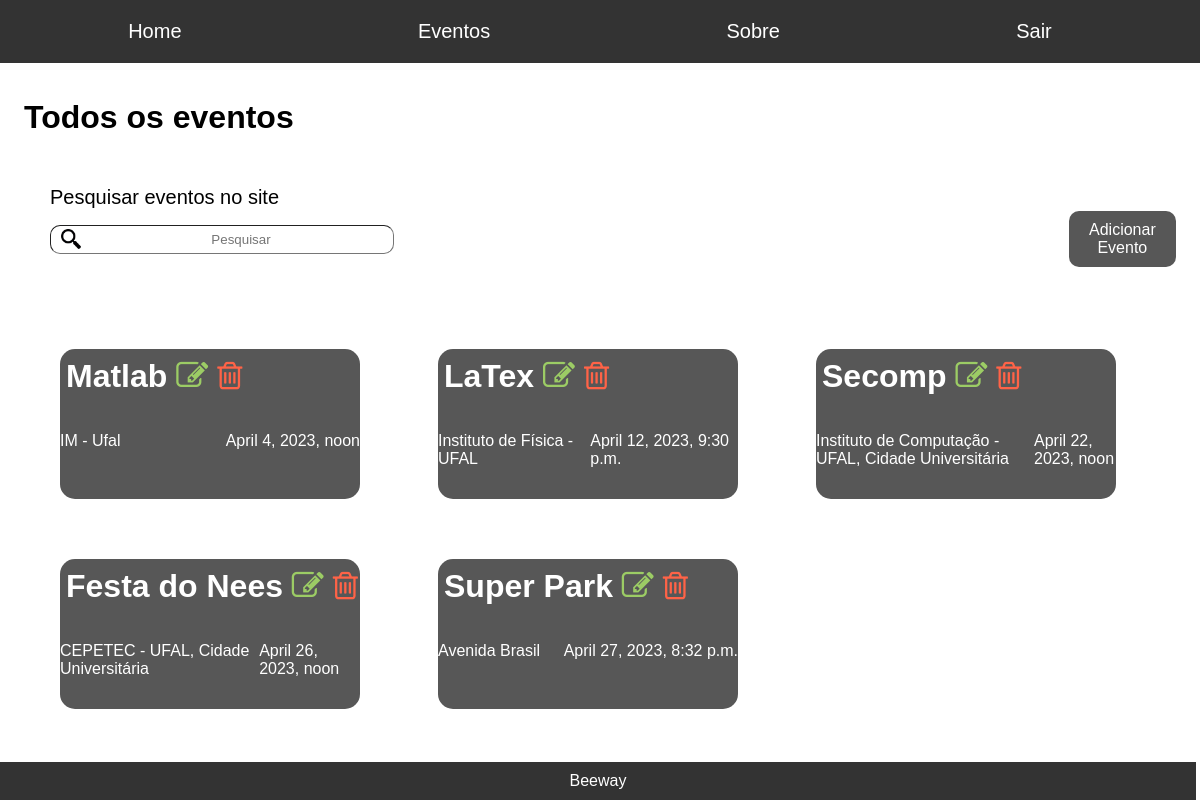
The app's page /administrador/todos.eventos (signed in), older data.
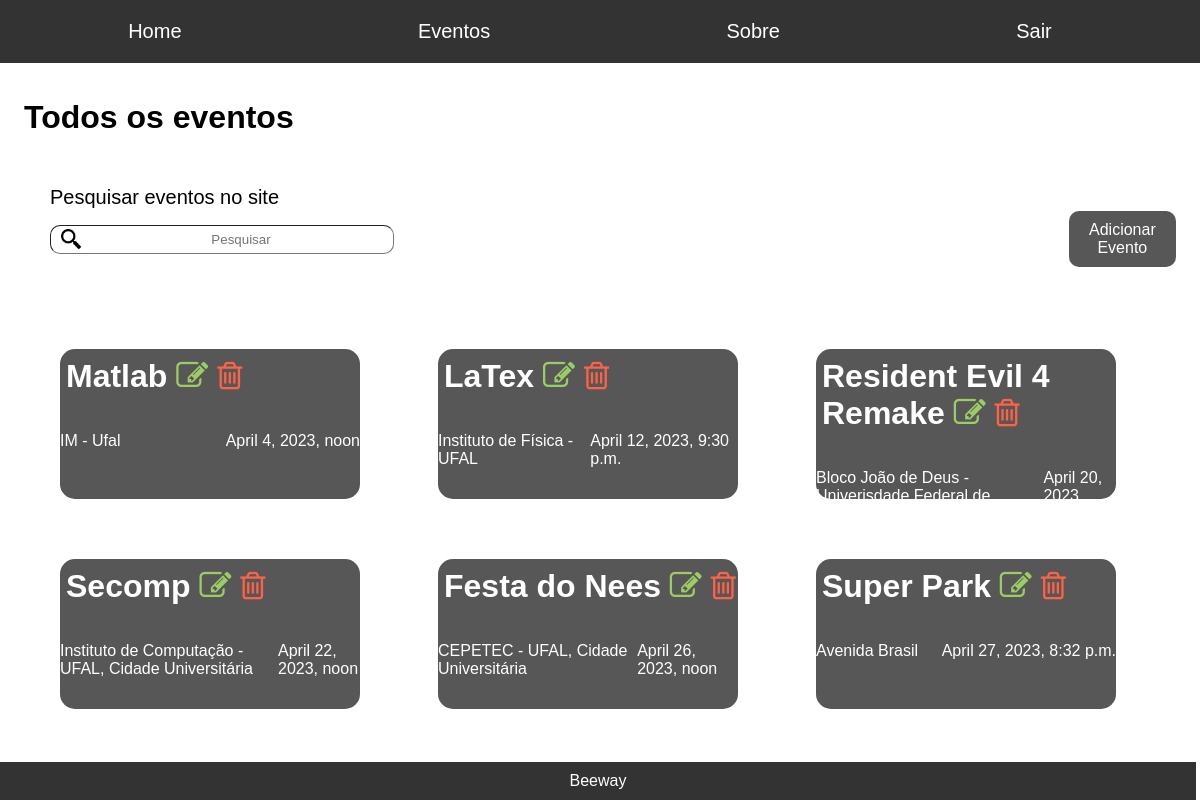
The same page, newer data.
### administrador/models.py (models this page shows, shortened)
class Event(models.Model):
    titulo = models.CharField(max_length=50)
    local = models.CharField(max_length=150)
    data_e_hora = models.DateTimeField()
    descricao = models.TextField()

### administrador/views.py (the view)
# urls.py: path('administrador/todos.eventos', views.todosEventos, name = 'admintodoseventos'),
@user_passes_test(checagem_grupoadmin, login_url = '/accounts/login', redirect_field_name='')
def todosEventos(request):
    search = request.GET.get('search')
    if search:
        eventos_lista = Event.objects.filter(titulo__icontains=search)
    else:
        eventos_lista = Event.objects.all().order_by('data_e_hora')
        """ Adicionar isso quando a paginação puder aparecer na tela
        paginator = Paginator(eventos_lista, 12)
        page = request.GET.get('page')
        eventos = paginator.get_page(page) """
    return (render(request, 'pages/todos.eventos.html', {'eventos': eventos_lista}))

### administrador/views.py (called while the page is built)
def checagem_grupoadmin(user):
    group = Group.objects.get(name='Administrador')
    return group in user.groups.all()

### administrador/templates/pages/todos.eventos.html (shortened to what this page needs)
<!DOCTYPE html>
<html>
<html lang="pt-br"></html>
<head>
    {% load static %}
	<link rel="stylesheet" type="text/css" href="{% static 'todos.eventos.css' %}">
	<link rel="stylesheet" type="text/css" href="{% static 'home.css' %}">
	<link rel="stylesheet" type="text/css" href="{% static 'font-awesome-4.7.0/css/font-awesome.min.css' %}">
</head>
<body>
	<header>
		<nav>
				<ul>
					<li><a href="home">Home</a></li>
					<li><a href="todos.eventos">Eventos</a></li>
					<li><a href="sobre">Sobre</a></li>
					<li><a href="/accounts/logout">Sair</a></li>
				</ul>
		</nav>
	</header>
	<h1>Todos os eventos</h1>
	<div id="y"><p id="search">Pesquisar eventos no site</p></div>
	<div class="container" id="x">
		<form method="GET">
		<input type="text" id="a" placeholder="Pesquisar" name="search" value="{{request.GET.search}}">
		</form>
		<button class="botaoAdd"> <a href="adicionar_evento" style="text-decoration: none; color: #fff">Adicionar Evento </a></button>
	</div>
	<div id="ultimos" class="container">
		{% for eventos in eventos %}
		<div class="evento">
			<h1>
				<a style="text-decoration: none; color: #fff" href= "desc_evento/{{eventos.id}}">{{eventos.titulo}}</a>
				<a style="text-decoration: none; color: #9CCC65" href= "editar_evento/{{eventos.id}}"><i class="fa fa-pencil-square-o" aria-hidden="true"></i></a>
				<a style="text-decoration: none; color: #FF6347" href= "deletar_evento/{{eventos.id}}"><i class="fa fa-trash-o" aria-hidden="true"></i></a>
			</h1>
			<div class="container" id="info">
				<p>{{eventos.local}}</p>
				<p>{{eventos.data_e_hora}}</p>
			</div>
		</div>
		{% endfor %}
	</div>
	<footer>
		Beeway
	</footer>
</body>
</html>

Row changes from the older to the newer data that the page shows:
added Event: titulo "Resident Evil 4 Remake", local "Bloco João de Deus - Univerisdade Federal de Alagoas, Cidade Universitária", data_e_hora "April 20, 2023, 8:04 a.m."
